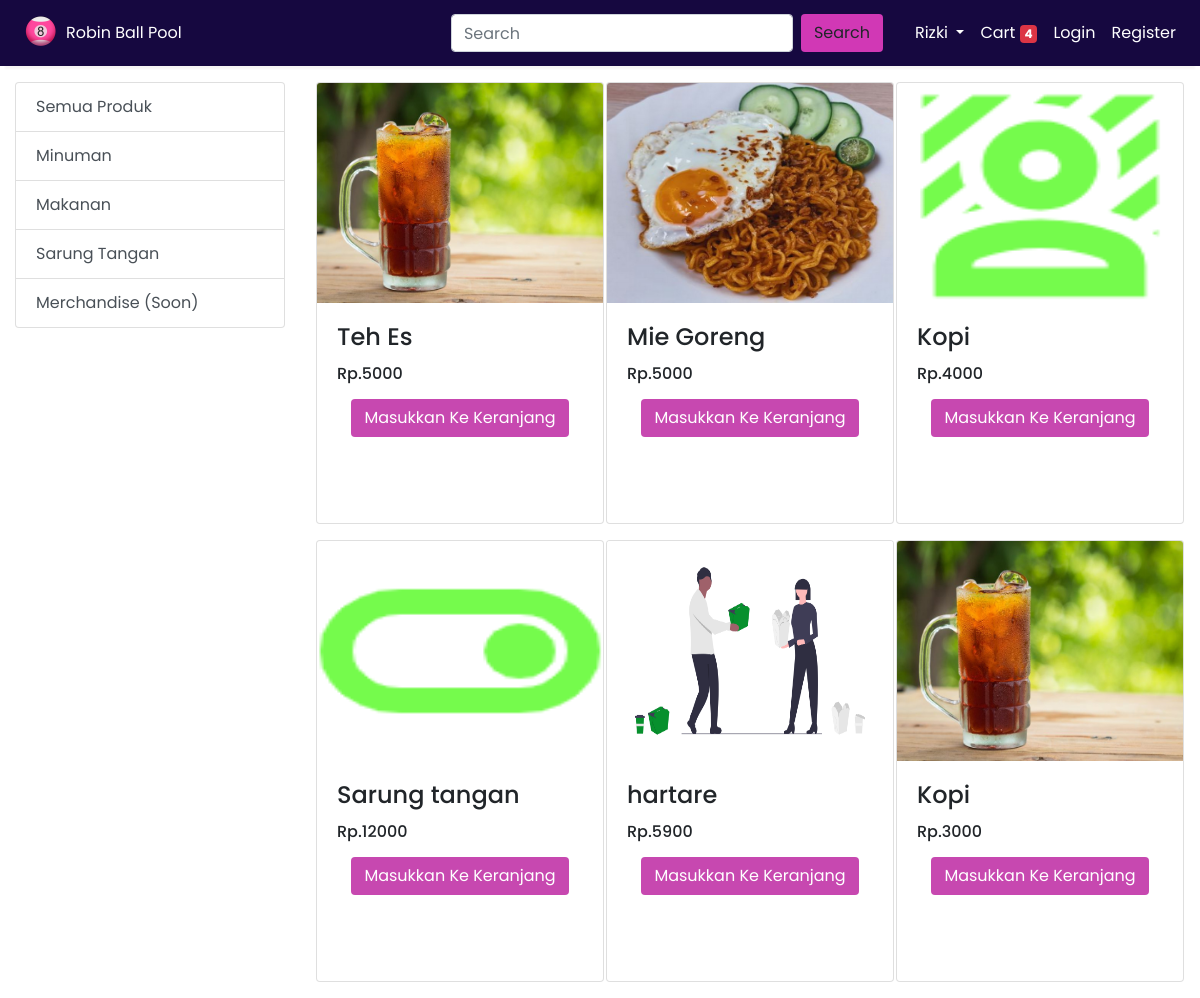
The page / on the database its author committed.
### store/models/category.py (models this page shows, shortened)
class Category(models.Model):
    name = models.CharField(max_length=20)
    @staticmethod
    def get_all_categories():
        return Category.objects.all()

### store/models/product.py (models this page shows, shortened)
class Product(models.Model):
    name = models.CharField(max_length=50)
    price = models.IntegerField(default=0)
    category = models.ForeignKey(Category, on_delete=models.CASCADE, default=1)
    description = models.CharField(max_length=200, default='',blank=True,null=True)
    image = models.ImageField(upload_to='upload/product/')
    @staticmethod
    def get_all_products():
        return Product.objects.all()

### store/views.py (the view)
# urls.py: path('',index),
def index(request):
    products=None
    category=Category.get_all_categories();
    categoryID = request.GET.get('category')
    if categoryID:
        products= Product.get_all_product_by_category_id(categoryID)
    else:
        products= Product.get_all_products()
    data={}
    data['product']=products
    data['category']=category
    return render(request, 'index.html', data)

### store/templates/index.html (shortened to what this page needs)
{%include "base.html"%} {%block content%}
<div class="container-fluid mt-3">
  <div class="row">
    <div class="col-lg-3 mb-3">
      <div class="list-group">
        <a href="/" class="list-group-item list-group-item-action"
          >Semua Produk</a
        >
        {%for category in category%}
        <a
          href="/?category={{category.id}}"
          class="list-group-item list-group-item-action"
          >{{category.name}}</a
        >
        {%endfor%}
      </div>
    </div>
    <div id="product" class="col-lg-9">
      <div class="row mx-auto">
        {%for product in product%}
        <div class="card mx-auto mb-3" style="width: 18rem">
          <img
            src="{{product.image.url}}"
            class="card-img-top h-50"
            alt="..."
          />
          <div class="card-body">
            <h4 class="card-title">{{product.name|truncatewords:2}}</h4>
            <h6 class="card-text">Rp.{{product.price}}</h6>
            <div class="text-center mt-3">
              <a
                href="#"
                class="btn"
                style="background-color: #c748b0; color: white"
                >Masukkan Ke Keranjang</a
              >
            </div>
          </div>
        </div>
        {% endfor %}
      </div>
    </div>
  </div>
</div>
{%endblock content%}

### store/templates/base.html (shortened to what this page needs)
<!DOCTYPE html>
<html lang="en">
  {% load static %}
  <head>
    <link
      rel="stylesheet"
      href="https://cdn.jsdelivr.net/npm/bootstrap@4.6.1/dist/css/bootstrap.min.css"
    />
  </head>
  <body>
    <nav
      class="one-edge-shadow sticky-top navbar navbar-expand-lg navbar navbar-dark navbar-costum"
    >
      <div class="collapse navbar-collapse" id="navbarSupportedContent">
        <ul class="navbar-nav mr-auto">
          <li class="nav-item active">
            <a href="/" class="logo" style="display: flex; align-items: center">
              <img
                src="static/images/robinlogo.png"
                alt=""
                class="d-inline-block align-top"
              />
              <span style="color: white">Robin Ball Pool</span>
            </a>
          </li>
        </ul>
        <form class="d-flex">
          <input
            class="form-control me-2 mr-2"
            type="search"
            placeholder="Search"
            aria-label="Search"
            name="query"
          />
          <button class="btn btn-search mr-4" type="submit">Search</button>
        </form>
        <ul class="navbar-nav my-2 my-lg-0">
          <li class="nav-item active dropdown">
            <a
              class="nav-link dropdown-toggle"
              href="#"
              id="navbarDropdown"
              role="button"
              data-toggle="dropdown"
              aria-haspopup="true"
              aria-expanded="false"
            >
              Rizki
            </a>
          </li>
          <li class="nav-item active">
            <a class="nav-link" href="#"
              >Cart
              <span class="badge bg-danger">4</span>
              <span class="sr-only">(current)</span></a
            >
          </li>
          <li class="nav-item active">
            <a class="nav-link" href="#">Login</a>
          </li>
          <li class="nav-item active">
            <a class="nav-link text" href="/signup"
              >Register</a>
          </li>
        </ul>
      </div>
    </nav>
  </body>
</html>

### store/templates/base.html (style rules this page uses)
body { font-family: "Poppins", sans-serif; }
nav { background-color: white; }
.navbar-costum { background-color: #160840; }
.btn-search { background-color: #d138b5; }
.logo img { width: 50px; }
.one-edge-shadow { box-shadow: 0 8px 2px -5px rgb(246, 245, 245); }

### rows shown on the page
Category: name "Minuman"
Category: name "Makanan"
Category: name "Sarung Tangan"
Category: name "Merchandise (Soon)"
Product: image (picture), name "Teh Es", price "5000"
Product: image (picture), name "Mie Goreng", price "5000"
Product: image (picture), name "Kopi", price "4000"
Product: image (picture), name "Sarung tangan", price "12000"
Product: image (picture), name "hartare", price "5900"
Product: image (picture), name "Kopi", price "3000"
